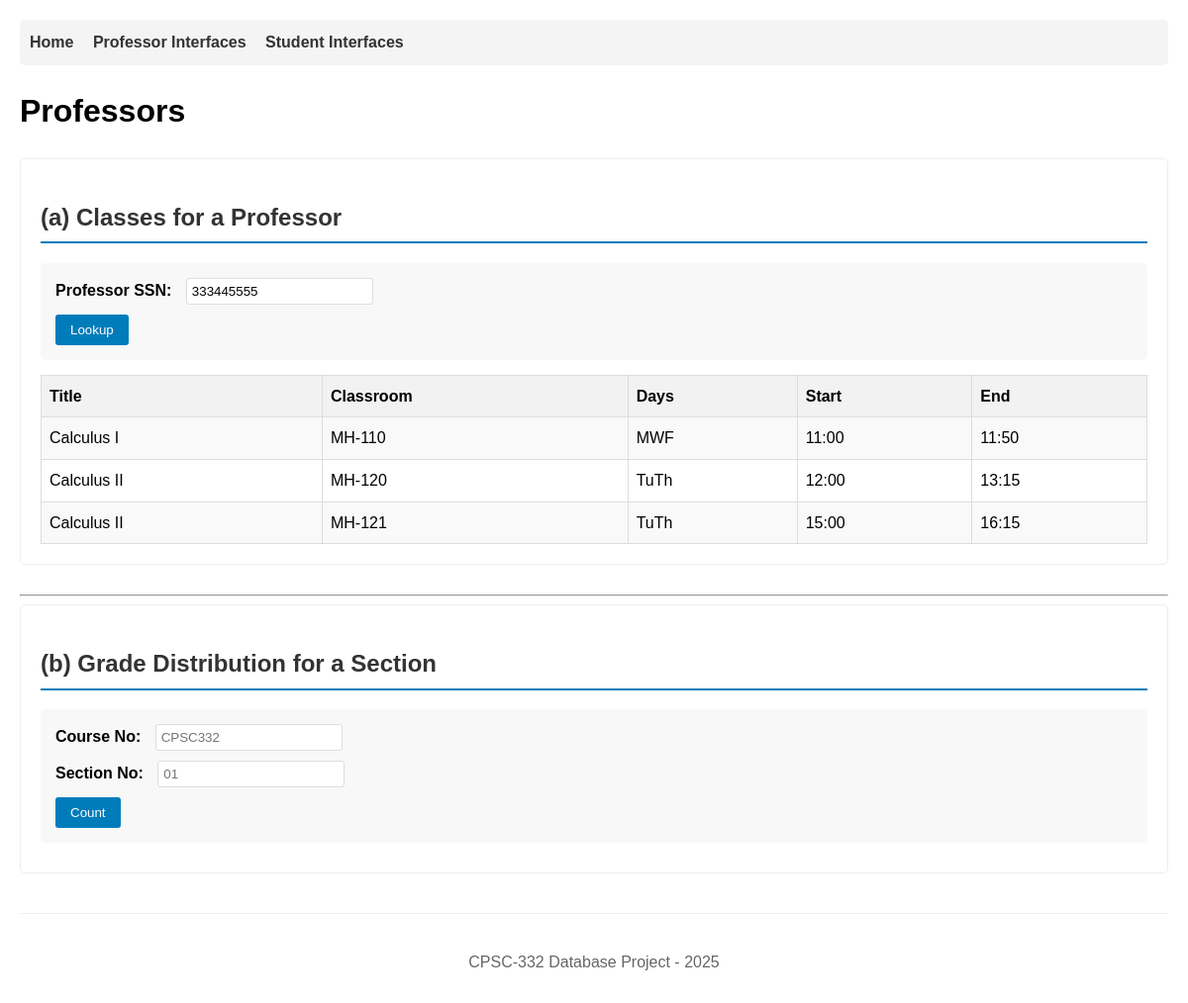
The app's page /professors.php?prof_ssn=333445555 with its own data.
### tables this page shows
CREATE TABLE sections (
  course_no      VARCHAR(10) NOT NULL,
  section_no     VARCHAR(8)  NOT NULL,
  classroom      VARCHAR(50),
  seats          INT,
  meeting_days   VARCHAR(10),        
  start_time     TIME,
  end_time       TIME,
  professor_ssn  CHAR(9) NOT NULL,
  PRIMARY KEY (course_no, section_no),
  CONSTRAINT fk_sec_course FOREIGN KEY (course_no) REFERENCES courses(course_no),
  CONSTRAINT fk_sec_prof   FOREIGN KEY (professor_ssn) REFERENCES professors(ssn)
);

CREATE TABLE courses (
  course_no      VARCHAR(10) PRIMARY KEY,    
  title          VARCHAR(120) NOT NULL,
  textbook       VARCHAR(200),
  units          DECIMAL(3,1) NOT NULL,
  dept_id        INT NOT NULL,
  CONSTRAINT fk_course_dept FOREIGN KEY (dept_id) REFERENCES departments(dept_id)
);

### public/professors.php (the view, shortened to what this page needs)
<?php
$pdo = db();
$profResults = [];
if (isset($_GET['prof_ssn'])) {
  $stmt = $pdo->prepare("
    SELECT c.title, s.classroom, s.meeting_days, s.start_time, s.end_time
    FROM sections s
    JOIN courses c ON c.course_no = s.course_no
    WHERE s.professor_ssn = ?
    ORDER BY c.title, s.start_time
  ");
  $stmt->execute([$_GET['prof_ssn']]);
  $profResults = $stmt->fetchAll();
}
ob_start(); ?>
<section>
  <h2>(a) Classes for a Professor</h2>
  <form method="get">
    <label>Professor SSN:
      <input name="prof_ssn" placeholder="111223333" value="<?= htmlspecialchars($_GET['prof_ssn'] ?? '') ?>">
    </label>
    <button type="submit">Lookup</button>
  </form>
  <?php if ($profResults): ?>
    <table>
      <tr><th>Title</th><th>Classroom</th><th>Days</th><th>Start</th><th>End</th></tr>
      <?php foreach ($profResults as $r): ?>
        <tr>
          <td><?= htmlspecialchars($r['title']) ?></td>
          <td><?= htmlspecialchars($r['classroom']) ?></td>
          <td><?= htmlspecialchars($r['meeting_days']) ?></td>
          <td><?= htmlspecialchars(substr($r['start_time'],0,5)) ?></td>
          <td><?= htmlspecialchars(substr($r['end_time'],0,5)) ?></td>
        </tr>
      <?php endforeach; ?>
    </table>
  <?php elseif (isset($_GET['prof_ssn'])): ?>
    <p>No sections found.</p>
  <?php endif; ?>
</section>
<hr>
<section>
  <h2>(b) Grade Distribution for a Section</h2>
  <form method="get">
    <label>Course No: <input name="course_no" placeholder="CPSC332"
      value="<?= htmlspecialchars($_GET['course_no'] ?? '') ?>"></label>
    <label>Section No: <input name="section_no" placeholder="01"
      value="<?= htmlspecialchars($_GET['section_no'] ?? '') ?>"></label>
    <button type="submit">Count</button>
  </form>
</section>
<?php
require __DIR__ . '/../app/views/layout.php';

### app/views/layout.php (style rules this page uses)
body { font-family: Arial, sans-serif; max-width: 1200px; margin: 0 auto; padding: 20px; line-height: 1.6; }
table { border-collapse: collapse; width: 100%; margin-top: 15px; }
th, td { border: 1px solid #ddd; padding: 8px; text-align: left; }
th { background-color: #f2f2f2; font-weight: bold; }
tr:nth-child(even) { background-color: #f9f9f9; }
form { background: #f8f8f8; padding: 15px; border-radius: 5px; margin: 10px 0; }
form label { display: block; margin-bottom: 10px; font-weight: bold; }
form input { padding: 5px; margin-left: 10px; border: 1px solid #ddd; border-radius: 3px; }
button { background: #007cba; color: white; padding: 8px 15px; border: none; border-radius: 3px; cursor: pointer; }
section { margin-bottom: 30px; padding: 20px; border: 1px solid #eee; border-radius: 5px; }
h2 { color: #333; border-bottom: 2px solid #007cba; padding-bottom: 5px; }

### records on screen
sections: course_no.title "Calculus I", classroom "MH-110", meeting_days "MWF", start_time "11:00", end_time "11:50"
sections: course_no.title "Calculus II", classroom "MH-120", meeting_days "TuTh", start_time "12:00", end_time "13:15"
sections: course_no.title "Calculus II", classroom "MH-121", meeting_days "TuTh", start_time "15:00", end_time "16:15"

### other values on screen
$title "Professors"
